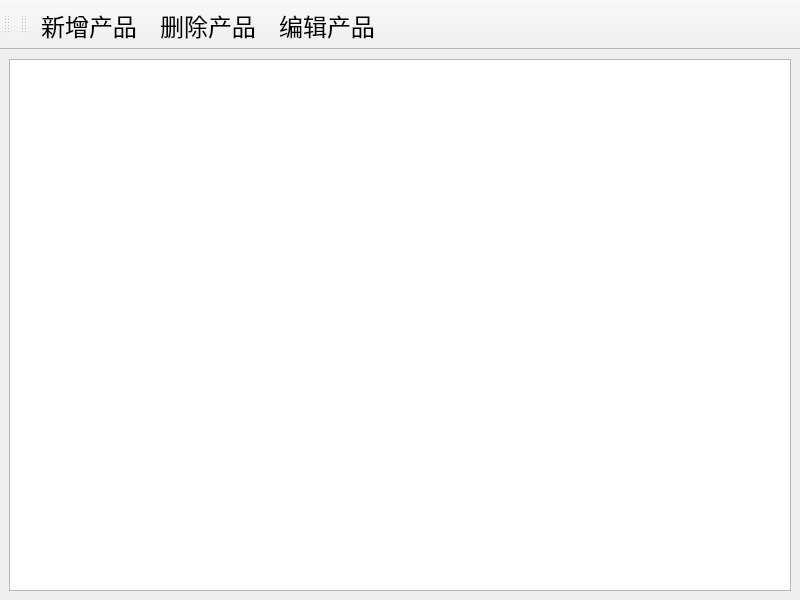
<?xml version="1.0" encoding="UTF-8"?>
<ui version="4.0">
 <class>ProductListForm</class>
 <widget class="QMainWindow" name="ProductListForm">
  <property name="geometry">
   <rect>
    <x>0</x>
    <y>0</y>
    <width>800</width>
    <height>600</height>
   </rect>
  </property>
  <property name="minimumSize">
   <size>
    <width>800</width>
    <height>600</height>
   </size>
  </property>
  <property name="maximumSize">
   <size>
    <width>800</width>
    <height>600</height>
   </size>
  </property>
  <property name="windowTitle">
   <string>产品列表</string>
  </property>
  <widget class="QWidget" name="centralwidget">
   <layout class="QHBoxLayout" name="horizontalLayout">
    <item>
     <widget class="QTableView" name="tableView">
      <property name="sizePolicy">
       <sizepolicy hsizetype="Preferred" vsizetype="Preferred">
        <horstretch>0</horstretch>
        <verstretch>0</verstretch>
       </sizepolicy>
      </property>
     </widget>
    </item>
   </layout>
  </widget>
  <widget class="QToolBar" name="toolBar">
   <property name="windowTitle">
    <string>toolBar</string>
   </property>
   <attribute name="toolBarArea">
    <enum>TopToolBarArea</enum>
   </attribute>
   <attribute name="toolBarBreak">
    <bool>false</bool>
   </attribute>
  </widget>
  <widget class="QToolBar" name="toolBar_2">
   <property name="font">
    <font>
     <pointsize>18</pointsize>
    </font>
   </property>
   <property name="windowTitle">
    <string>toolBar_2</string>
   </property>
   <property name="iconSize">
    <size>
     <width>30</width>
     <height>30</height>
    </size>
   </property>
   <property name="toolButtonStyle">
    <enum>Qt::ToolButtonTextBesideIcon</enum>
   </property>
   <attribute name="toolBarArea">
    <enum>TopToolBarArea</enum>
   </attribute>
   <attribute name="toolBarBreak">
    <bool>false</bool>
   </attribute>
   <addaction name="act_AddProduct"/>
   <addaction name="act_delete"/>
   <addaction name="act_EditProduct"/>
  </widget>
  <action name="act_EditProduct">
   <property name="icon">
    <iconset resource="../../../Resources.qrc">
     <normaloff>:/Images/edit.png</normaloff>:/Images/edit.png</iconset>
   </property>
   <property name="text">
    <string>编辑产品</string>
   </property>
   <property name="toolTip">
    <string>编辑用户</string>
   </property>
  </action>
  <action name="act_AddProduct">
   <property name="icon">
    <iconset resource="../../../Resources.qrc">
     <normaloff>:/Images/add.png</normaloff>:/Images/add.png</iconset>
   </property>
   <property name="text">
    <string>新增产品</string>
   </property>
   <property name="toolTip">
    <string>新增用户</string>
   </property>
  </action>
  <action name="act_delete">
   <property name="icon">
    <iconset resource="../../../Resources.qrc">
     <normaloff>:/Images/delete.png</normaloff>:/Images/delete.png</iconset>
   </property>
   <property name="text">
    <string>删除产品</string>
   </property>
   <property name="toolTip">
    <string>删除产品</string>
   </property>
  </action>
 </widget>
 <tabstops>
  <tabstop>tableView</tabstop>
 </tabstops>
 <resources>
  <include location="../../../Resources.qrc"/>
 </resources>
 <connections/>
</ui>
